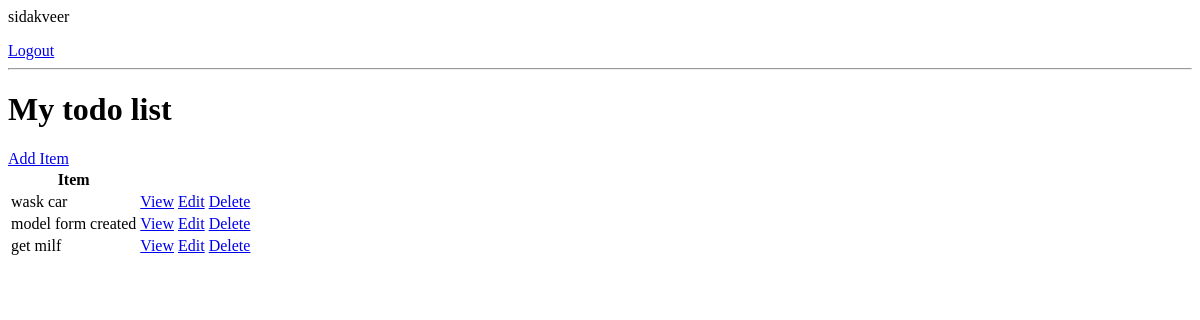
Page / (signed in) on the earlier database version.
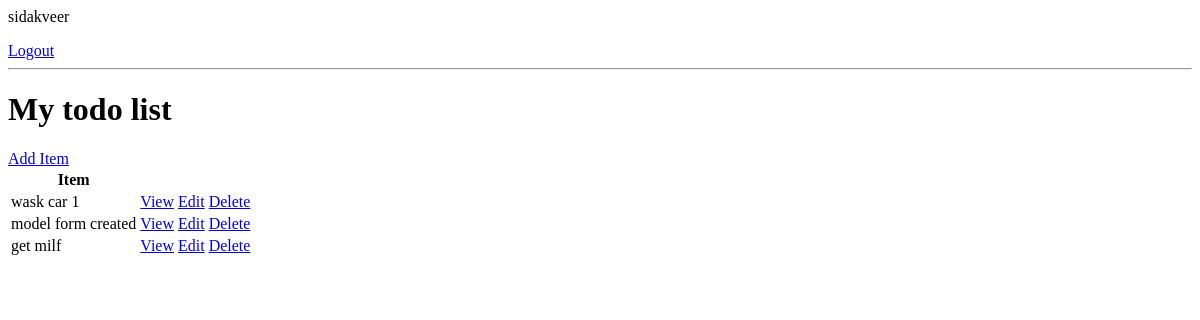
Same page on the later database version.
### base/models.py (models this page shows, shortened)
class Task(models.Model):
    user = models.ForeignKey(User, on_delete=models.CASCADE, null=True, blank=True)
    title = models.CharField(max_length=255)
    description = models.TextField(null=True, blank=True)
    complete = models.BooleanField(default=False)
    created = models.DateTimeField(auto_now_add=True)
    class Meta:
        ordering = ["complete"]

### base/views.py (the view)
# urls.py: path("", TaskList.as_view(), name="tasks"),
class TaskList(LoginRequiredMixin, ListView):
    model = Task
    context_object_name = "tasks"
    def get_context_data(self, **kwargs):
        context = super().get_context_data(**kwargs)
        context['tasks'] = context["tasks"].filter(user=self.request.user)
        context['count'] = context["tasks"].filter(complete=False).count()
        return context

### base/templates/base/task_list.html
{% if request.user.is_authenticated %}
<p>{{request.user}}</p>
<a href="{% url 'logout' %}">Logout</a>
{% else %}
<a href="{% url 'login' %}">Login</a>
{% endif %}
<hr>
<h1>My todo list</h1>
<a href="{% url 'task-create' %}">Add Item</a>
<table>
    <tr>
        <th>Item</th>
        <th></th>
        <th></th>
    </tr>
        {% for task in tasks%}
    <tr>
        <td>{{task.title}}</td>
        <td><a href="{% url 'task' task.id %}">View</a></td>
        <td><a href="{% url 'task-update' task.id %}">Edit</a></td>
        <td><a href="{% url 'task-delete' task.id %}">Delete</a></td>
    </tr>
    {% empty %}
    <h3>No items in list</h3>
    {% endfor %}
</table>

Differences in the rows shown:
changed Task: title "wask car" → "wask car 1"
